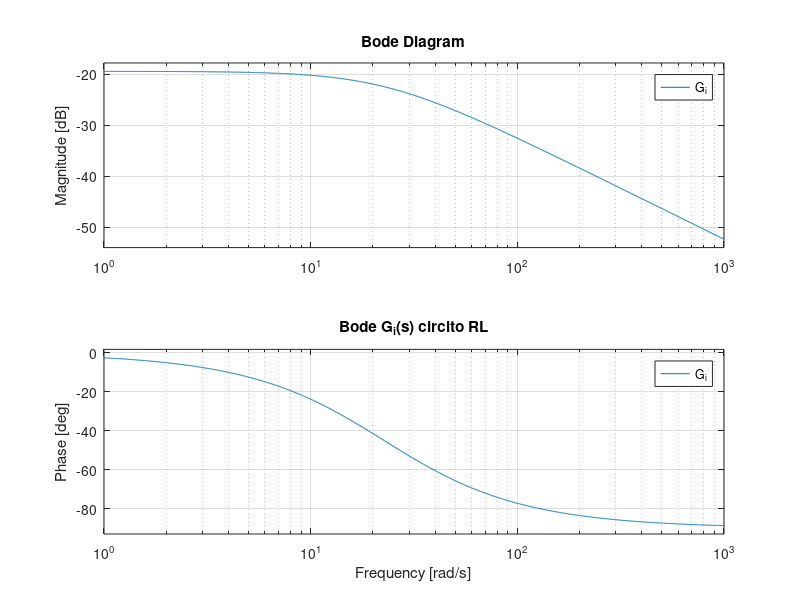
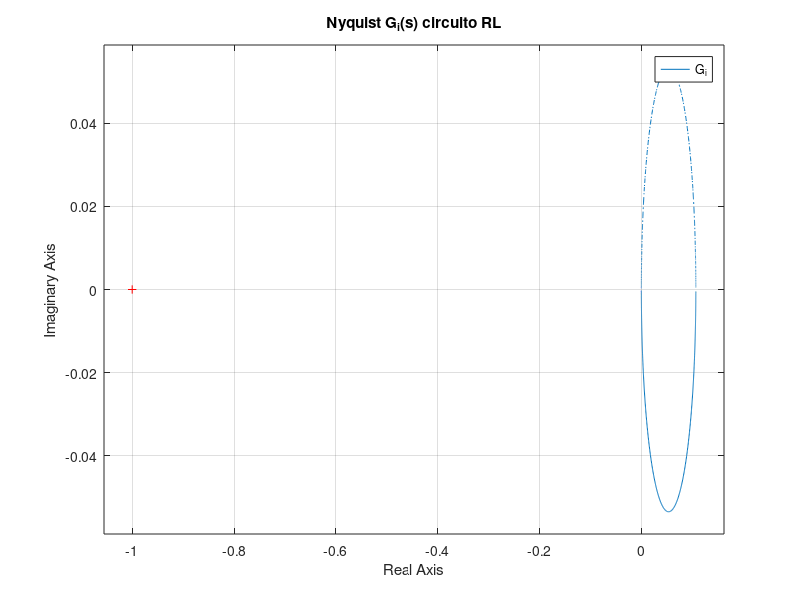
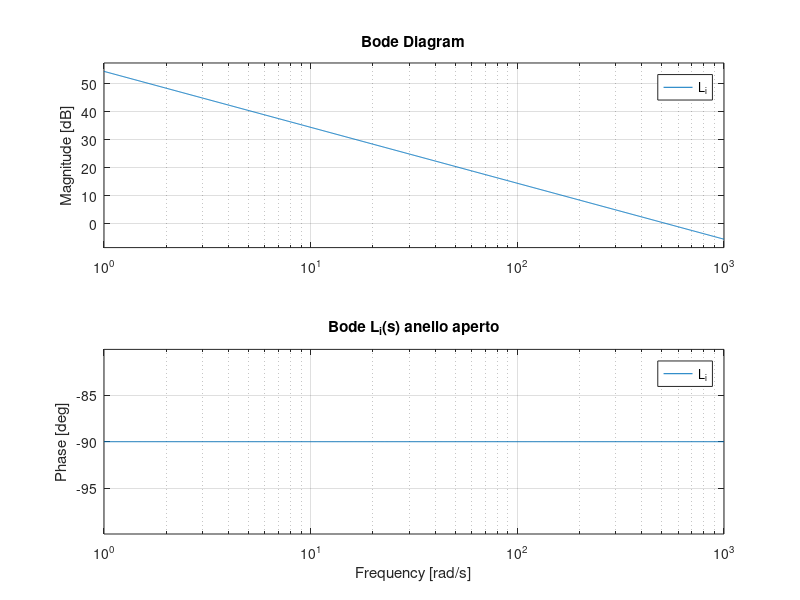
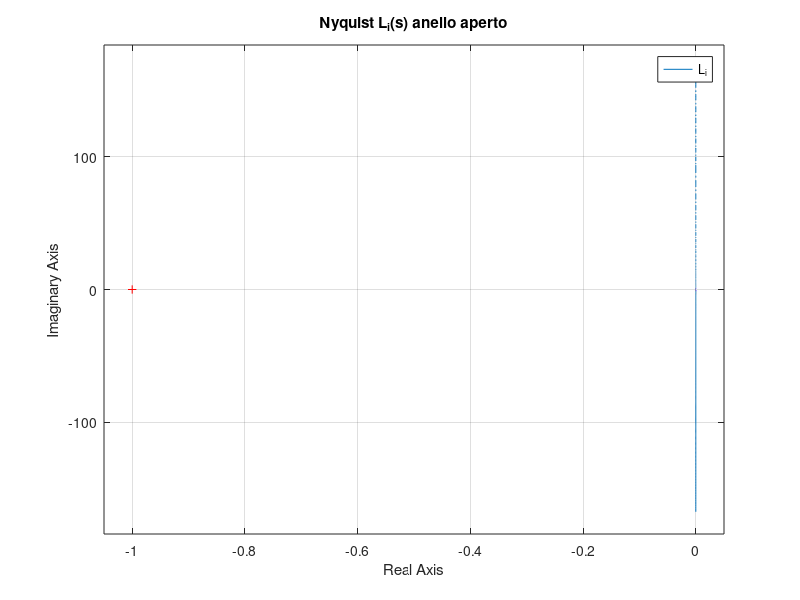

Write the MATLAB code that produced these figures, in order.
% PI sintetis with BODE method for RL circuit (current control)
clear all;
clc
fprintf('\n');
fprintf('============================================================\n');
fprintf(' CURRENT CONTROL MODEL\n');
fprintf('============================================================\n');
%% 0) Parametri 
Kg = 3;% gain amplificatore

% Circuito LR
L = 412.5e-3; %[H] inductance of the coil
Rc = 10; %[ohm]
% nc = 2450; %number of coils
% lc = 0.0825; %[m] lenght of the coil
% rc = 0.008; %[m] coil radius
Rs = 1; %[ohm] current sense resistance
Rcal = 0.85; % calibration resistance gain

R = (Rc + Rs)* Rcal; %[ohm] total resistance
V_max = 24; %tensione massima in ingresso alla bobina
I_max = 3; % 3 A massimi in ingresso alla bobina


% Meccanica
km = 6.5308e-5; %[N-m^2/A^2] electromagnet force constant
r = 1.27e-2; %[m] steel ball radius
m = 0.068; %[kg] steel ball mass
%Tb = 0.014; %[m] steel ball travel
l = 0.0394; %[m] total lenght
g = 9.81; %[m/s^2] gravity
%mu_0 = pi*4e-7; %[H/m] magnetic permeability constant
Kb = 2.83e-3; %[m/V] ball position sensitivity


%% 1) Modello circuito RL
fprintf(' 1) MODELLO CIRCUITO RL\n');
s = tf('s');
wi = R/L;% unico polo di T(s) calcolabile anche con funzione pole
tau_i = 1/wi;
G_i = 1/(s*L +R)
[G_i_num, G_i_den]   = tfdata(G_i, 'v');
G_i_num = G_i_num(2);


fprintf("amplificatore: Kg=%f\n", Kg);
fprintf("Pole: %f, Tau: %f \n", wi, tau_i);

figure
bode(G_i)
grid on
title('Bode G_i(s) circito RL')


figure
nyquist(G_i)
grid on
title('Nyquist G_i(s) circuito RL')

% Validazione MODELLO in frequenza
% alpha = [0.01 0.1 0.2 0.5 1 2]; % coefficients
% N = length(alpha);
% dati = zeros(N,5); % [omega, modulo, modulo_dB, fase_deg]
% 
% fprintf("[omega, modulo, modulo_dB, fase_deg, absolute_delta_t] \n");
% for k = 1:N
%     omega = wp * alpha(k);
%     Tj = evalfr(T, 1j*omega);
%     modulo = abs(Tj);
%     modulo_dB = 20*log10(modulo);
%     fase_rad = angle(Tj);
%     fase_deg = rad2deg(angle(Tj));
%     period = (2*pi) / omega;
%     absolute_delta_t = period * (fase_deg/360);
%     dati(k,:) = [omega, modulo, modulo_dB, fase_deg, absolute_delta_t];
% end
% disp(dati)

%% 2) Modello meccanico linearizzato
%Equilibrium
x_e = l/2 - r; % posizione di equilibrio a metà (piedistallo - inizio palla)
xd_e = 0;
i_e = sqrt((m*g/km) * (x_e + 2*r -l)^2); % corrente di equilibrio ie(xe)

v_e = i_e * R;
fprintf("Tensione di equilibrio: v_e = %f \n", v_e);

k1 = (2 * km * i_e^2)/(m * (l -2*r -x_e)^3);
k2 = (2 * km * i_e)/(m * (l-2*r -x_e)^2);
fprintf("Costanti linearizzazione: k1=%f k2=%f \n",k1, k2);

% 2.1 - TF
G_x = k2/(s^2 -k1);
[numW, denW]   = tfdata(G_x, 'v');

p = pole(G_x)   % poli
wm = abs(p(1));
fprintf("Frequenza naturale G_x: wm=%f", wm);

%% 3) BODE syntesis 
wc = 10*wm;
phase_m = 90; %margine di fase in deg
fprintf("\n Requirements: wc=%f , phase margin=%f \n", wc, phase_m);

phiG_deg = -atand((wc*L)/R);%fase a omega c
Ti = 1/(wc * tand(180 + phiG_deg -phase_m));
Kp_i = sqrt(R^2 + (wc*L)^2) / ( Kg * sqrt(1 + 1/(wc^2 * Ti^2)) );
Ki_i = Kp_i/Ti;

%% 4) PI
fprintf("Regulator:\n");
fprintf("Kp_i = %f\n", Kp_i);
fprintf("Ki_i = %f\n", Ki_i);
R_i = Kp_i + Ki_i/s
[R_i_num, R_i_den] = tfdata(R_i, 'v');

%% 5) Limiti di delta I
%massimo gradino di corrente inseguibile dalla corrente di equilibrio
delta_i_max = (V_max - R*i_e) / (wc*L);
fprintf("Massimo gradino di corrente inseguibile: delta_i_max=%f A\n", delta_i_max);

%% 6) Check e diagrammi sistema RL controllato

% FDT con controllore ANELLO APERTO - L_i
L_i = R_i * Kg * G_i;
[numLi, denLi] = tfdata(L_i, 'v');
p_i = pole(L_i)
z_i = zero(L_i)
[gm, pm, wcg, wcp_i] = margin(L_i);
fprintf("Gain margin=%f ,Phase margin=%f ,w_c=%f \n", gm, pm, wcp_i);

figure
bode(L_i)
grid on
title('Bode L_i(s) anello aperto')

figure
nyquist(L_i)
grid on
title('Nyquist L_i(s) anello aperto')

% FDT ANELLO CHIUSO
H_i = minreal(L_i/(1+L_i))
poles_Hi = pole(H_i)

figure
bode(H_i)
grid on
title('Bode H_i(s) closed loop')

figure
nyquist(H_i)
grid on
title('Nyquist H_i(s) closed loop')
